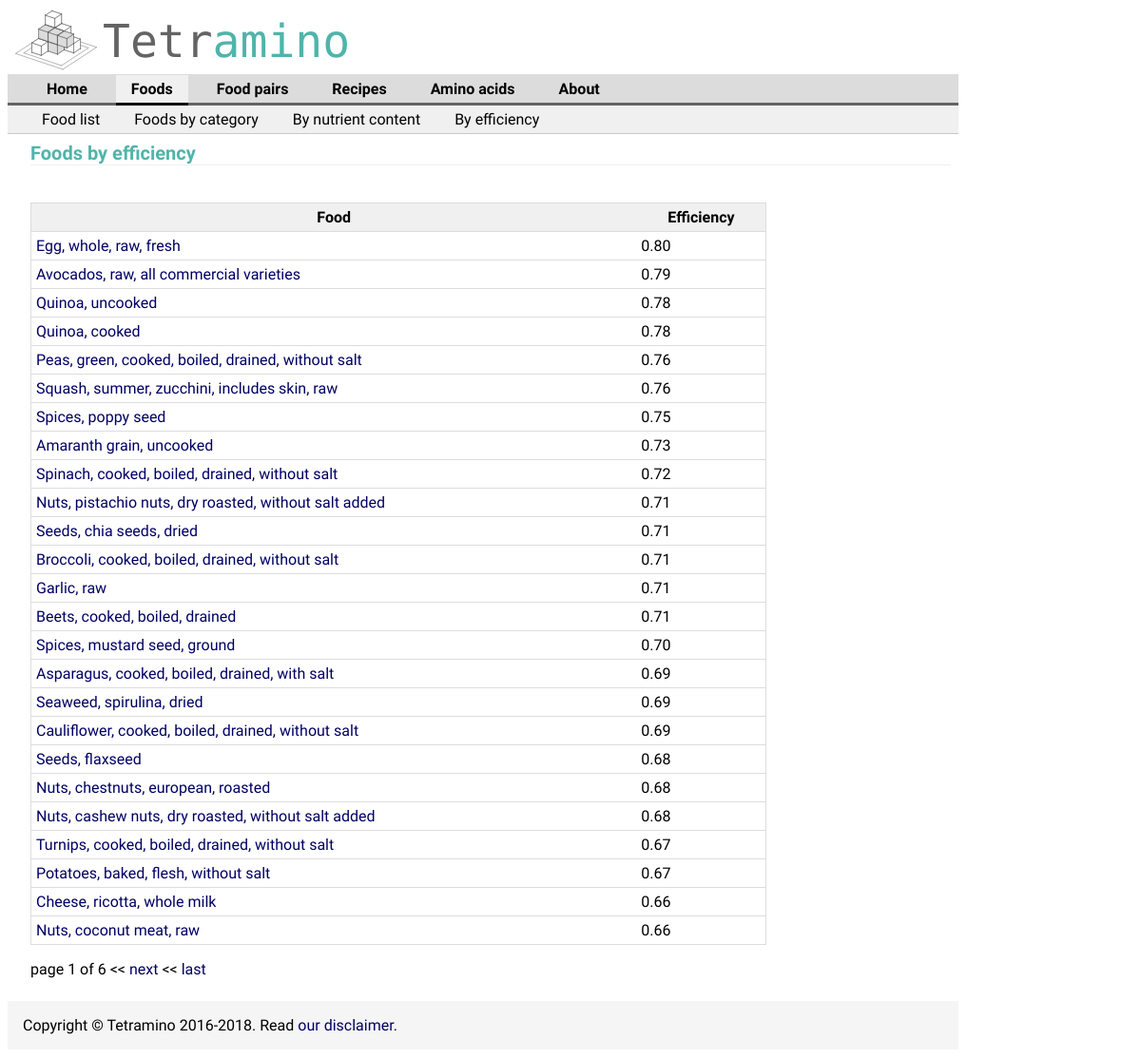
The app's page /list-foods-by-efficiency/ with its own data.
### aminoApp/models.py (models this page shows, shortened)
class Food(models.Model):
    food_name = models.CharField(max_length=200)
    pub_date = models.DateTimeField('date added', null=True, blank=True,auto_now_add=True) #models.DateTimeField('date published',null=timezone.now())
    food_category = models.IntegerField(null=True)
    food_dbid = models.IntegerField(default=0)
    nutritional_value = models.ForeignKey('NutritionalValue', on_delete=models.CASCADE,null=True)
    efficiency = models.FloatField(null=True)
    aa_score = models.TextField(null=True, blank=True)
    food_description = models.TextField(null=True, blank=True)
    picture_file = models.CharField(max_length=200, null=True, blank=True)
    class Meta:
        ordering = ['food_name']

### aminoApp/views.py (the view)
# urls.py: url(r'^list-foods-by-efficiency/', views.FoodListByEfficiency.as_view(), name='foodList'),
class FoodListByEfficiency(ListView):
    queryset = Food.objects.order_by('-efficiency') #'-pk' '-bestEfficiency'
    template_name = 'aminoApp/foodListFromClass.html'
    context_object_name = 'foodList'
    paginate_by = 25

### aminoApp/templates/aminoApp/foodListFromClass.html (shortened to what this page needs)
{% extends "aminoApp/baseFoods.html" %}
{% block content %}
<h1>Foods by efficiency</h1>
    {% if foodList %}
        <table>
            <tr>
                <th>Food</th>
                <th>Efficiency</th>
            </tr>
        {% for food in foodList %}
            <tr>
                <td><a href="/showFood/{{ food.food_dbid }}/">{{ food.food_name }}</a> </td>
                <td>{{ food.efficiency |floatformat:2}}</td>
            </tr>
        {% endfor %}
        </table>
    {% else %}
        <p>No food is available.</p>
    {% endif %}
    {% if is_paginated %}
    <p>
        <div class="pagination">
            <span class="page-links">
                <span class="page-current">
                    page {{ page_obj.number }} of {{ page_obj.paginator.num_pages }}
                </span>
                {% if page_obj.has_next %}
                    <<
                    <a href="/list-foods-by-efficiency/?page={{ page_obj.next_page_number }}">next</a>
                    <<
                    <a href="/list-foods-by-efficiency/?page={{ page_obj.paginator.num_pages }}">last</a>
                {% endif %}
            </span>
        </div>
    </p>
    {% endif %}
{% endblock %}

### aminoApp/static/aminoApp/yellowBungeeStyle.css (style rules this page uses)
p { margin: 2 em; text-align: justify; text-justify: inter-word; }
body { font-family: "Raleway", serif; }
th, td { border-bottom: 1px solid #ddd; padding: 5px; }
th { background-color: rgb(240,240,240); }
table { border-collapse: collapse; border: 1px solid #ddd; width: 80%; }
a:link { text-decoration: none; color: rgb(0,0,100); }
h1 { margin-bottom: 1em; margin-top: 0; margin-left: 0em; font-family: 'Raleway', serif; font-size: 20px; text-align: left; color: rgb(80,180,170); border-bottom: solid 1px rgb(240,240,240); }

### records on screen
Food: food_name "Egg, whole, raw, fresh", efficiency "0.80"
Food: food_name "Avocados, raw, all commercial varieties", efficiency "0.79"
Food: food_name "Quinoa, uncooked", efficiency "0.78"
Food: food_name "Quinoa, cooked", efficiency "0.78"
Food: food_name "Peas, green, cooked, boiled, drained, without salt", efficiency "0.76"
Food: food_name "Squash, summer, zucchini, includes skin, raw", efficiency "0.76"
Food: food_name "Spices, poppy seed", efficiency "0.75"
Food: food_name "Amaranth grain, uncooked", efficiency "0.73"
Food: food_name "Spinach, cooked, boiled, drained, without salt", efficiency "0.72"
Food: food_name "Nuts, pistachio nuts, dry roasted, without salt added", efficiency "0.71"
Food: food_name "Seeds, chia seeds, dried", efficiency "0.71"
Food: food_name "Broccoli, cooked, boiled, drained, without salt", efficiency "0.71"
Food: food_name "Garlic, raw", efficiency "0.71"
Food: food_name "Beets, cooked, boiled, drained", efficiency "0.71"
Food: food_name "Spices, mustard seed, ground", efficiency "0.70"
Food: food_name "Asparagus, cooked, boiled, drained, with salt", efficiency "0.69"
Food: food_name "Seaweed, spirulina, dried", efficiency "0.69"
Food: food_name "Cauliflower, cooked, boiled, drained, without salt", efficiency "0.69"
Food: food_name "Seeds, flaxseed", efficiency "0.68"
Food: food_name "Nuts, chestnuts, european, roasted", efficiency "0.68"
Food: food_name "Nuts, cashew nuts, dry roasted, without salt added", efficiency "0.68"
Food: food_name "Turnips, cooked, boiled, drained, without salt", efficiency "0.67"
Food: food_name "Potatoes, baked, flesh, without salt", efficiency "0.67"
Food: food_name "Cheese, ricotta, whole milk", efficiency "0.66"
Food: food_name "Nuts, coconut meat, raw", efficiency "0.66"

### other values on screen
{{ page_obj.number }} "1"
{{ page_obj.paginator.num_pages }} "6"
